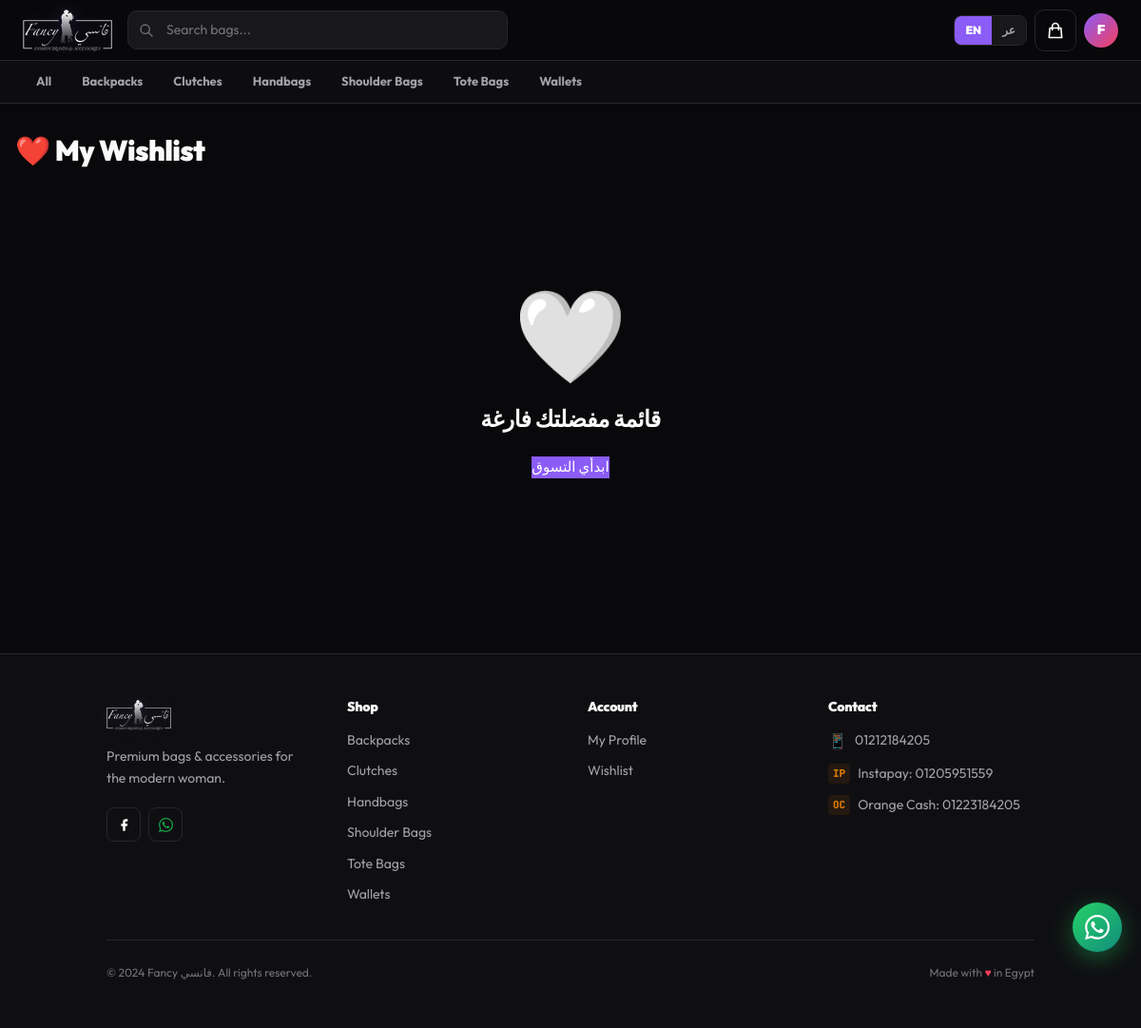
The page /products/wishlist/ (signed in) on the database its author committed.
### users/models.py (models this page shows, shortened)
class CustomUser(AbstractBaseUser, PermissionsMixin):
    id = models.UUIDField(primary_key=True, default=uuid.uuid4, editable=False)
    email = models.EmailField(unique=True)
    full_name = models.CharField(max_length=150)
    phone = models.CharField(max_length=20, blank=True)
    is_active = models.BooleanField(default=True)
    is_staff = models.BooleanField(default=False)
    is_email_verified = models.BooleanField(default=False)
    date_joined = models.DateTimeField(default=timezone.now)
    email_verification_token = models.UUIDField(default=uuid.uuid4, editable=False)
    password_reset_token = models.UUIDField(null=True, blank=True)
    password_reset_expiry = models.DateTimeField(null=True, blank=True)
    avatar = models.ImageField(upload_to='avatars/', null=True, blank=True)
    preferred_language = models.CharField(max_length=5, choices=[('en', 'English'), ('ar', 'العربية')], default='en')
    USERNAME_FIELD = 'email'
    REQUIRED_FIELDS = ['full_name']
    objects = CustomUserManager()
    class Meta:
        verbose_name = 'User'
        verbose_name_plural = 'Users'

### products/models.py (models this page shows, shortened)
class Category(models.Model):
    name_en = models.CharField(max_length=100)
    name_ar = models.CharField(max_length=100)
    slug = models.SlugField(unique=True, blank=True)
    description_en = models.TextField(blank=True)
    description_ar = models.TextField(blank=True)
    image = models.ImageField(upload_to='categories/', null=True, blank=True)
    is_active = models.BooleanField(default=True)
    order = models.PositiveIntegerField(default=0)
    created_at = models.DateTimeField(auto_now_add=True)
    class Meta:
        verbose_name = 'Category'
        verbose_name_plural = 'Categories'
        ordering = ['order', 'name_en']
    def get_name(self, lang='en'):
        return self.name_ar if lang == 'ar' else self.name_en

### products/views.py (the view)
# urls.py: path('wishlist/', views.wishlist_view, name='wishlist'),
@login_required
def wishlist_view(request):
    items = Wishlist.objects.filter(user=request.user).select_related('product')
    return render(request, 'products/wishlist.html', {'items': items})

### orders/cart.py (called while the page is built)
    def __len__(self):
        return sum(int(item['quantity']) for item in self.cart.values())

### orders/context_processors.py (called while the page is built)
def cart_count(request):
    cart = Cart(request)
    return {'cart_count': len(cart)}

### products/context_processors.py (called while the page is built)
def categories_processor(request):
    return {'all_categories': Category.objects.filter(is_active=True)}

### templates/products/wishlist.html (shortened to what this page needs)
{% extends "base.html" %}
{% load i18n %}
{% block content %}
<div class="max-w-7xl mx-auto px-4 py-8">
  <h1 class="text-3xl font-black text-text-primary mb-8">❤️ {% trans "My Wishlist" %}</h1>
  {% if items %}
  <div class="grid grid-cols-2 md:grid-cols-4 gap-4 md:gap-6">
    {% for item in items %}{% with product=item.product %}{% include "products/_card.html" %}{% endwith %}{% endfor %}
  </div>
  {% else %}
  <div class="text-center py-24"><div class="text-8xl mb-6">🤍</div>
  <h2 class="text-2xl font-bold text-text-primary mb-2">{% if LANGUAGE_CODE == 'ar' %}Your wishlist is empty{% else %}قائمة مفضلتك فارغة{% endif %}</h2>
  <a href="{% url 'products:list' %}" class="btn-primary mt-4 inline-flex">{% if LANGUAGE_CODE == 'ar' %}Start Shopping{% else %}ابدأي التسوق{% endif %}</a></div>
  {% endif %}
</div>
{% endblock %}

### templates/base.html (shortened to what this page needs)
{% load i18n static %}
<!DOCTYPE html>
<html lang="{{ LANGUAGE_CODE }}" dir="{% if LANGUAGE_CODE == 'ar' %}rtl{% else %}ltr{% endif %}">
<head>
  <script src="https://cdn.tailwindcss.com"></script>
</head>
<body class="dark">
<header class="topbar" role="banner">
  <div class="topbar-inner">
    <a href="{% url 'home' %}" class="logo-link" aria-label="{% if LANGUAGE_CODE == 'ar' %}فانسي - الرئيسية{% else %}Fancy - Home{% endif %}">
      <img src="{% static 'icons/logo_44h.png' %}"
           alt="{% if LANGUAGE_CODE == 'ar' %}فانسي — فاشون براندز{% else %}Fancy — Fashion Brands &amp; Accessories{% endif %}"
           height="44"
           style="height:44px;width:auto;display:block;filter:drop-shadow(0 0 8px rgba(139,92,246,0.3));"
           onerror="this.style.display='none';this.nextElementSibling.style.display='flex'"/>
    </a>
    <form action="{% url 'products:search' %}" method="get" class="search-form" role="search">
      <div class="search-wrap">
        <input type="search" name="q" class="search-input"
          value="{{ request.GET.q }}"
          placeholder="{% if LANGUAGE_CODE == 'ar' %}ابحثي عن حقيبة...{% else %}Search bags...{% endif %}"
          autocomplete="off"/>
      </div>
    </form>
    <div style="display:flex;align-items:center;gap:8px;flex-shrink:0;">
      <form action="{% url 'set_language' %}" method="post" style="display:flex;align-items:center;">
        <div style="display:flex;border-radius:8px;overflow:hidden;border:1.5px solid var(--s3);">
          <button type="submit" name="language" value="en"
            style="padding:6px 11px;font-size:12px;font-weight:900;font-family:var(--font-en);cursor:pointer;border:none;transition:all .15s;background:{% if LANGUAGE_CODE == 'en' %}var(--primary){% else %}var(--s2){% endif %};color:{% if LANGUAGE_CODE == 'en' %}white{% else %}var(--t2){% endif %};">
            EN
          </button>
          <button type="submit" name="language" value="ar"
            style="padding:6px 11px;font-size:12px;font-weight:900;font-family:var(--font-ar);cursor:pointer;border:none;transition:all .15s;background:{% if LANGUAGE_CODE == 'ar' %}var(--primary){% else %}var(--s2){% endif %};color:{% if LANGUAGE_CODE == 'ar' %}white{% else %}var(--t2){% endif %};">
            عر
          </button>
        </div>
      </form>
      <a href="{% url 'orders:cart' %}" class="btn btn-ghost btn-icon" aria-label="{% if LANGUAGE_CODE == 'ar' %}سلة التسوق{% else %}Cart{% endif %}" style="position:relative;">
        <svg width="20" height="20" fill="none" stroke="currentColor" viewBox="0 0 24 24" aria-hidden="true">
          <path stroke-linecap="round" stroke-linejoin="round" stroke-width="2" d="M16 11V7a4 4 0 00-8 0v4M5 9h14l1 12H4L5 9z"/>
        </svg>
      </a>
      {% if user.is_authenticated %}
      <div class="user-menu">
        <button class="user-avatar" id="userMenuBtn" aria-haspopup="true" aria-expanded="false" aria-label="Account menu">
          {{ user.full_name|first|upper }}
        </button>
      </div>
      {% endif %}
    </div>
  </div>
</header>
{% if all_categories %}
<nav class="catbar" aria-label="{% if LANGUAGE_CODE == 'ar' %}التصنيفات{% else %}Categories{% endif %}">
  <div class="catbar-inner">
    <a href="{% url 'products:list' %}" class="cat-pill {% if request.resolver_match.url_name == 'list' and not request.resolver_match.kwargs.category_slug %}active{% endif %}">
      {% if LANGUAGE_CODE == 'ar' %}الكل{% else %}All{% endif %}
    </a>
    {% for cat in all_categories %}
    <a href="{% url 'products:category' cat.slug %}" class="cat-pill {% if request.resolver_match.kwargs.category_slug == cat.slug %}active{% endif %}">
      {{ cat.get_name }}
    </a>
    {% endfor %}
  </div>
</nav>
{% endif %}
<div style="height:{% if all_categories %}108px{% else %}64px{% endif %};"></div>
<main id="main-content">
  {% block content %}{% endblock %}
</main>
<footer class="footer" id="site-footer">
  <div class="container" style="padding-top:48px;padding-bottom:48px;">
    <div style="display:grid;grid-template-columns:repeat(auto-fit,minmax(200px,1fr));gap:36px;margin-bottom:36px;">
      <div>
        <a href="{% url 'home' %}" class="logo-link" style="margin-bottom:16px;display:inline-flex;">
          <img src="{% static 'icons/logo_32h.png' %}" alt="Fancy فانسي" height="32" style="height:32px;width:auto;filter:drop-shadow(0 0 6px rgba(139,92,246,0.25));"
            onerror="this.style.display='none';this.nextElementSibling.style.display='flex'"/>
        </a>
        <p style="font-size:14px;color:var(--t2);line-height:1.7;margin-bottom:18px;">{% if LANGUAGE_CODE == 'ar' %}حقائب وإكسسوارات نسائية فاخرة بأسعار مناسبة.{% else %}Premium bags & accessories for the modern woman.{% endif %}</p>
        <div style="display:flex;gap:8px;">
          <a href="https://facebook.com" class="btn btn-ghost btn-icon btn-sm" aria-label="Facebook">
            <svg width="15" height="15" fill="currentColor" viewBox="0 0 24 24"><path d="M18 2h-3a5 5 0 00-5 5v3H7v4h3v8h4v-8h3l1-4h-4V7a1 1 0 011-1h3z"/></svg>
          </a>
          <a href="https://wa.me/201212184205" class="btn btn-ghost btn-icon btn-sm" style="color:var(--success);" aria-label="WhatsApp">
          </a>
        </div>
      </div>
      <div>
        <h4 style="font-size:14px;font-weight:900;color:var(--t1);margin-bottom:16px;">{% if LANGUAGE_CODE == 'ar' %}تسوقي{% else %}Shop{% endif %}</h4>
        <ul style="list-style:none;display:flex;flex-direction:column;gap:10px;">
          {% for cat in all_categories|slice:":6" %}
          <li>
            <a href="{% url 'products:category' cat.slug %}" style="font-size:14px;color:var(--t2);text-decoration:none;transition:color .15s;" onmouseover="this.style.color='var(--primary)'" onmouseout="this.style.color='var(--t2)'">
              {{ cat.get_name }}
            </a>
          </li>
          {% endfor %}
        </ul>
      </div>
      <div>
        <h4 style="font-size:14px;font-weight:900;color:var(--t1);margin-bottom:16px;">{% if LANGUAGE_CODE == 'ar' %}حسابي{% else %}Account{% endif %}</h4>
        <ul style="list-style:none;display:flex;flex-direction:column;gap:10px;">
          {% if user.is_authenticated %}
          <li><a href="{% url 'users:profile' %}" style="font-size:14px;color:var(--t2);text-decoration:none;" onmouseover="this.style.color='var(--primary)'" onmouseout="this.style.color='var(--t2)'">{% if LANGUAGE_CODE == 'ar' %}ملفي الشخصي{% else %}My Profile{% endif %}</a></li>
          <li><a href="{% url 'products:wishlist' %}" style="font-size:14px;color:var(--t2);text-decoration:none;" onmouseover="this.style.color='var(--primary)'" onmouseout="this.style.color='var(--t2)'">{% if LANGUAGE_CODE == 'ar' %}المفضلة{% else %}Wishlist{% endif %}</a></li>
          {% endif %}
        </ul>
      </div>
      <div>
        <h4 style="font-size:14px;font-weight:900;color:var(--t1);margin-bottom:16px;">{% if LANGUAGE_CODE == 'ar' %}تواصلي معنا{% else %}Contact{% endif %}</h4>
        <ul style="list-style:none;display:flex;flex-direction:column;gap:12px;">
          <li style="display:flex;align-items:center;gap:8px;">
            <span style="color:var(--success);font-size:16px;">📱</span>
            <a href="https://wa.me/201212184205" style="font-size:14px;color:var(--t2);text-decoration:none;" onmouseover="this.style.color='var(--primary)'" onmouseout="this.style.color='var(--t2)'">01212184205</a>
          </li>
          <li style="display:flex;align-items:center;gap:8px;">
            <span style="font-family:var(--font-mono);color:var(--warning);font-size:11px;font-weight:900;background:rgba(217,119,6,.1);border-radius:4px;padding:2px 5px;">IP</span>
            <span style="font-size:14px;color:var(--t2);">Instapay: 01205951559</span>
          </li>
          <li style="display:flex;align-items:center;gap:8px;">
            <span style="font-family:var(--font-mono);color:var(--warning);font-size:11px;font-weight:900;background:rgba(217,119,6,.1);border-radius:4px;padding:2px 5px;">OC</span>
            <span style="font-size:14px;color:var(--t2);">Orange Cash: 01223184205</span>
          </li>
        </ul>
      </div>
    </div>
    <div style="border-top:1px solid var(--s3);padding-top:24px;display:flex;flex-wrap:wrap;align-items:center;justify-content:space-between;gap:12px;">
      <p style="font-size:12px;color:var(--t3);">© 2024 Fancy فانسي. {% if LANGUAGE_CODE == 'ar' %}جميع الحقوق محفوظة.{% else %}All rights reserved.{% endif %}</p>
      <p style="font-size:12px;color:var(--t3);">{% if LANGUAGE_CODE == 'ar' %}صُنع بـ{% else %}Made with{% endif %} <span style="color:var(--secondary);">♥</span> {% if LANGUAGE_CODE == 'ar' %}في مصر{% else %}in Egypt{% endif %}</p>
    </div>
  </div>
</footer>
<a href="https://wa.me/201212184205" target="_blank" rel="noopener"
  style="position:fixed;bottom:80px;right:20px;z-index:90;width:52px;height:52px;border-radius:50%;background:linear-gradient(135deg,#25D366,#128C7E);display:flex;align-items:center;justify-content:center;box-shadow:0 6px 24px rgba(37,211,102,0.4);transition:transform .18s ease;"
  onmouseover="this.style.transform='scale(1.12)'" onmouseout="this.style.transform=''"
  aria-label="WhatsApp">
</a>
</body>
</html>

### templates/base.html (style rules this page uses)
:root { --primary: #8B5CF6; --primary-dark: #6D28D9; --secondary: #F43F5E; --secondary-dark: #E11D48; --success: #16A34A; --warning: #D97706; --danger: #DC2626; --bg: #09090B; --s1: #0F0F12; --s2: #18181B; --s3: #27272A; --s4: #3F3F46; --t1: #FAFAFA; --t2: #A1A1AA; --t3: #71717A; --font-en: 'Outfit', sans-serif; --font-ar: 'Cairo', sans-serif; --font-mono: 'JetBrains Mono', monospace; --ease: cubic-bezier(0.4, 0, 0.2, 1); --glow-primary: 0 0 40px rgba(139,92,246,0.3); --glow-secondary: 0 0 40px rgba(244,63,94,0.3); }
*, *::before, *::after { box-sizing: border-box; margin: 0; padding: 0; }
html { scroll-behavior: smooth; -webkit-text-size-adjust: 100%; }
html, body { background: var(--bg) !important; color: var(--t1) !important; color-scheme: dark; }
body { font-family: var(--font-en); font-size: 15px; line-height: 1.6; min-height: 100vh; overflow-x: hidden; -webkit-font-smoothing: antialiased; }
h1, h2, h3, h4, h5, h6 { font-weight: 900; line-height: 1.1; letter-spacing: -0.02em; color: var(--t1); }
p { color: var(--t2); line-height: 1.65; }
a { color: inherit; text-decoration: none; }
.btn { display: inline-flex; align-items: center; justify-content: center; gap: 8px; font-family: inherit; font-size: 14px; font-weight: 900; border: none; border-radius: 10px; cursor: pointer; transition: all 0.2s var(--ease); text-decoration: none; white-space: nowrap; min-height: 44px; padding: 0 20px; outline: none; -webkit-user-select: none; user-select: none; }
.btn-primary { background: var(--primary); color: #fff; }
.btn-ghost { background: transparent; color: var(--t1); border: 1px solid var(--s3); }
.btn-sm { min-height: 36px; padding: 0 14px; font-size: 13px; border-radius: 8px; }
.btn-icon { padding: 0 !important; width: 44px; height: 44px; border-radius: 10px; }
.btn-icon.btn-sm { width: 36px; height: 36px; border-radius: 8px; }
.topbar { position: fixed; top: 0; left: 0; right: 0; z-index: 100; height: 64px; display: flex; align-items: center; background: rgba(9,9,11,0.88); backdrop-filter: blur(24px); -webkit-backdrop-filter: blur(24px); border-bottom: 1px solid var(--s3); }
.topbar-inner { max-width: 1280px; margin: 0 auto; padding: 0 24px; width: 100%; display: flex; align-items: center; gap: 16px; }
.logo-link { display: flex; align-items: center; gap: 10px; text-decoration: none; flex-shrink: 0; }
.search-form { flex: 1; max-width: 400px; display: none; }
@media (min-width:768px) { .search-form { display: block; } }
.search-wrap { position: relative; }
.search-input { width: 100%; background: var(--s2) !important; border: 1.5px solid var(--s3); border-radius: 10px; padding: 9px 16px 9px 40px; color: var(--t1) !important; font-size: 14px; outline: none; transition: border-color 0.2s, box-shadow 0.2s; }
.search-input::placeholder { color: var(--t3); }
.catbar { position: fixed; top: 64px; left: 0; right: 0; z-index: 99; background: rgba(15,15,18,0.9); backdrop-filter: blur(20px); border-bottom: 1px solid var(--s3); }
.catbar-inner { max-width: 1280px; margin: 0 auto; padding: 0 24px; display: flex; gap: 4px; overflow-x: auto; scrollbar-width: none; height: 44px; align-items: center; }
.cat-pill { flex-shrink: 0; padding: 6px 14px; border-radius: 99px; font-size: 13px; font-weight: 700; color: var(--t2); transition: all 0.18s ease; text-decoration: none; white-space: nowrap; }
.user-menu { position: relative; display: none; }
@media (min-width:640px) { .user-menu { display: block; } }
.user-avatar { width: 36px; height: 36px; border-radius: 50%; background: linear-gradient(135deg, var(--primary), var(--secondary)); display: flex; align-items: center; justify-content: center; font-size: 14px; font-weight: 900; color: #fff; cursor: pointer; border: none; transition: all 0.18s ease; }
.container { max-width:1280px; margin:0 auto; padding:0 24px; }
.footer { border-top:1px solid var(--s3); background:var(--s1); margin-top:56px; }

### rows shown on the page
CustomUser: full_name|first "F"
Category: get_name "Backpacks"
Category: get_name "Clutches"
Category: get_name "Handbags"
Category: get_name "Shoulder Bags"
Category: get_name "Tote Bags"
Category: get_name "Wallets"
